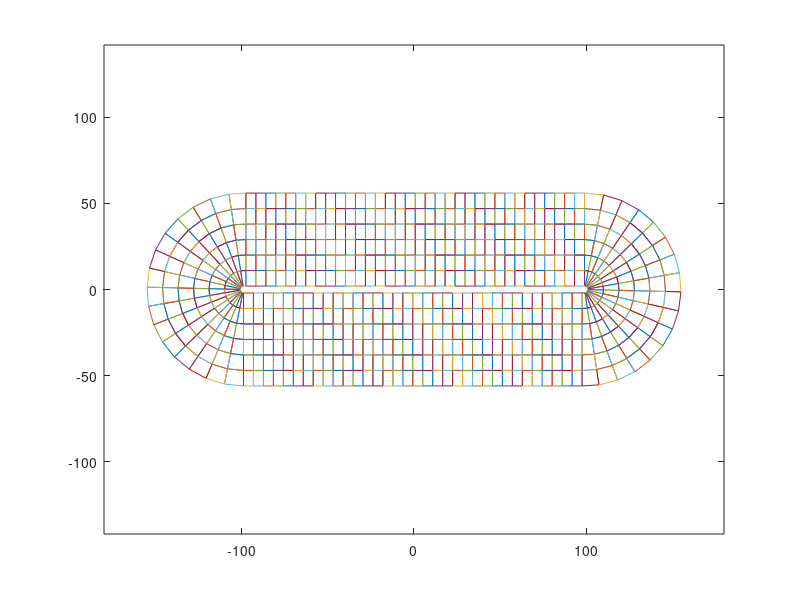

Source code (MATLAB): (Note: a time limit stopped this script after it produced the figure.)
divide_number=100;
n=6;
S_total=pi*( 56*56-2*2)+2*54*198;
S_sub=S_total/divide_number;
A=[];
B=[];
haha=[];  
add_i=1;
zuoshang=[-99 -2];
for i=1:divide_number
delt=S_sub/54;    
for j=1:1:n
    youshang=[zuoshang(1)+delt zuoshang(2)];
    zuoxia=[zuoshang(1) -2-54/n*j];
    youxia=[youshang(1) -2-54/n*j];
     if youshang(1)<99
      A(add_i,1:8)=[zuoshang youshang zuoxia youxia];
            else
                break;    
     end
     zuoshang=zuoxia;
     add_i=add_i+1;
end
zuoshang=[zuoshang(1)+delt -2];
end    
zuoshang=[A(end,7) -2];
sita1=pi-(S_sub-(99-zuoshang(1))*54)/(pi*(56*56-2*2))*2*pi;
 for j=1:1:n
        youshang=[99+(2+(j-1)*54/n)*sin(sita1) (2+(j-1)*54/n)*cos(sita1)];
        zuoxia=[zuoshang(1) -2-54/n*j];
        youxia=[99+(2+54/n*j)*sin(sita1) (2+54/n*j)*cos(sita1)];
        A(add_i,1:8)=[zuoshang youshang zuoxia youxia];
        zuoshang(2)=-2-54/n*j;
        add_i=add_i+1;
 end
zuoshang=[99+2*sin(sita1) 2*cos(sita1)];
sita2=sita1-S_sub/(pi*(56*56-2-2))*2*pi;
for i=1:divide_number
        for j=1:1:n
            zuoshang=[99+(2+(j-1)*54/n)*sin(sita1) (2+(j-1)*54/n)*cos(sita1)];
            youshang=[99+(2+(j-1)*54/n)*sin(sita2) (2+(j-1)*54/n)*cos(sita2)];
            zuoxia=[99+(2+j*54/n)*sin(sita1) (2+j*54/n)*cos(sita1)];
            youxia=[99+(2+j*54/n)*sin(sita2) (2+j*54/n)*cos(sita2)];
            if  sita2>=-0.00001
                    A(add_i,1:8)=[zuoshang youshang zuoxia youxia];
                           else
                            break;
            end
            add_i=add_i+1;
        end
sita1=sita2;
sita2=sita2-S_sub/(pi*(56*56-2-2))*2*pi;
end   
A=[A;-A;A(1,:)];
%%
A_size=size(A);
A_size=A_size(1);
for i=1:A_size   %plot to debug
    i
    plot([A(i,1),A(i,5)],[A(i,2),A(i,6)]);
    hold on;
    plot([A(i,3),A(i,7)],[A(i,4),A(i,8)]);
    hold on;
    plot([A(i,1),A(i,3)],[A(i,2),A(i,4)]);
    hold on;
    plot([A(i,5),A(i,7)],[A(i,6),A(i,8)]);
    axis equal;
    xlim([-180 180])
end
%%
store_total=cell(divide_number*n,1);
std_sub=cell(divide_number*n,1);
std_ave=[];
%%
  time=particle{1}(:,1);
for e=1:1:number_m
%        e=randi([1 number_m]); 
    disp(['Particle ID= ' num2str(e)]);
    matrixsize=size(particle{e});
    matrixsize=matrixsize(1);
        if matrixsize ~=0
        xp=100*particle{e}(:,3);
        yp=100*particle{e}(:,4);
        zp=100*particle{e}(:,5);
        time_new=[0:0.001 :200];
                a=interp1(time,[xp yp zp],time_new,'spline');
                xp=a(:,1);
                yp=a(:,2);
                zp=a(:,3);
                particle_id=particle{e}(:,2);
% collect data into each subdomain
            for i=1:divide_number*n
            xp1=A(i,1); 
            yp1=A(i,2); 
            xp2=A(i,5); 
            yp2=A(i,6); 
            xb1=A(i,3); 
            yb1=A(i,4); 
            xb2=A(i,7); 
            yb2=A(i,8); 
                if xp1==xp2 && xb1==xb2 % prior straight && back is straight
                    if yp1<0
                    haha=find(xp>=xp1& xp<xb1&zp<=yp1&zp>yp2);
                    else
                    haha=find(xp<=xp1& xp>xb1&zp>=yp1&zp<yp2);
                    end
                end
                if xp1==xp2 &&  xb1~=xb2 % prior straight && back is not straight
                    if xp1>0
                        haha=find(xp>=xp1&zp<(yb1-yb2)/(xb1-xb2)*xp+yb1-(yb1-yb2)/(xb1-xb2)*xb1 & zp<(yp1-yb1)/(xp1-xb1)*xp+yp1-(yp1-yb1)/(xp1-xb1)*xp1 & zp>(yp2-yb2)/(xp2-xb2)*xp+yp2-(yp2-yb2)/(xp2-xb2)*xp2) ;
                    else
                        haha=find(xp<=xp1&zp>(yb1-yb2)/(xb1-xb2)*xp+yb1-(yb1-yb2)/(xb1-xb2)*xb1 & zp>(yp1-yb1)/(xp1-xb1)*xp+yp1-(yp1-yb1)/(xp1-xb1)*xp1 & zp<(yp2-yb2)/(xp2-xb2)*xp+yp2-(yp2-yb2)/(xp2-xb2)*xp2) ;
                    end
                end
                if xp1~=xp2 &&  xb1~=xb2 % prior is not straight && back is not straight
                    if xp1>0
                        haha=find(zp>=(yp1-yp2)/(xp1-xp2)*xp+yp1-(yp1-yp2)/(xp1-xp2)*xp1 &zp<(yb1-yb2)/(xb1-xb2)*xp+yb1-(yb1-yb2)/(xb1-xb2)*xb1 & xp.^2+zp.^2>xp1.^2+yp1.^2  & xp.^2+zp.^2<xp2.^2+yp2.^2);
                    else
                        haha=find(zp<=(yp1-yp2)/(xp1-xp2)*xp+yp1-(yp1-yp2)/(xp1-xp2)*xp1 &zp>(yb1-yb2)/(xb1-xb2)*xp+yb1-(yb1-yb2)/(xb1-xb2)*xb1  & xp.^2+zp.^2>xp1.^2+yp1.^2  & xp.^2+zp.^2<xp2.^2+yp2.^2);
                    end
                end
                if xp1~=xp2 &&  xb1==xb2 % prior is not straight && back is straight
                    if xp1>0
                        haha=find(zp>=(yp1-yp2)/(xp1-xp2)*xp+yp1-(yp1-yp2)/(xp1-xp2)*xp1 &zp>xb1 & xp^2+zp^2>xp1^2+yp1^2  & xp.^2+zp.^2<xp2.^2+yp2.^2);
                    else
                        haha=find(zp<=(yp1-yp2)/(xp1-xp2)*xp+yp1-(yp1-yp2)/(xp1-xp2)*xp1 &zp<xb1 & xp^2+zp^2>xp1^2+yp1^2  & xp.^2+zp.^2<xp2.^2+yp2.^2);
                    end
                end    
            %%    
            region_index=[];
           for j=1:size(haha)-1   
                if haha(j+1)-haha (j)~=1
                    region_index=[region_index haha(j) haha(j+1)];
                end
            end
            region_index_size=size(region_index);
            region_index_size=region_index_size(2);
            if region_index_size >5;
                    region_index(1)=[];
                    region_index(end)=[];
                    region_index=reshape(region_index,2,[]);
                    region_index=region_index.';     
                for j=1:(region_index_size-2)/2
                    a=region_index(j,1);
                    b=region_index(j,2);
                        if b-a>=10 %&& b-a<=50
                            std_sub_i=std(yp(a:b));%/(time(b)-time(a));
                            std_sub{i}=[std_sub{i} std_sub_i];    
                            mm=ones(b-a+1,1)*e;
                            store_total{i}{e}= [xp(a:b) yp(a:b) zp(a:b) mm];
                        end
                end
            end
%        store_total{i}=[store_total{i}; xp(haha) yp(haha) zp(haha)];       
            end
    end
end
for i=1:divide_number*n
        sub_size=size(std_sub{i});
        sub_size=sub_size(2);
        std_ave(i,1)=sum(std_sub{i})/sub_size;
end
%%
A_size=size(A);
A_size=A_size(1);
figure;
set(gcf,'outerposition',get(0,'screensize'));
for i=1:A_size-1
x=[A(i,1) A(i,3) A(i,7) A(i,5)];
y=[A(i,2) A(i,4) A(i,8) A(i,6)];
% fill(x,y,std_ave(i))
fill(x,y,std_ave(i),'edgecolor', 'none')
% fill(x,y,std_ave(i),'LineStyle', ':')
colormap jet
hold on;
end
axis equal
colorbar
view(180,-90);

          
